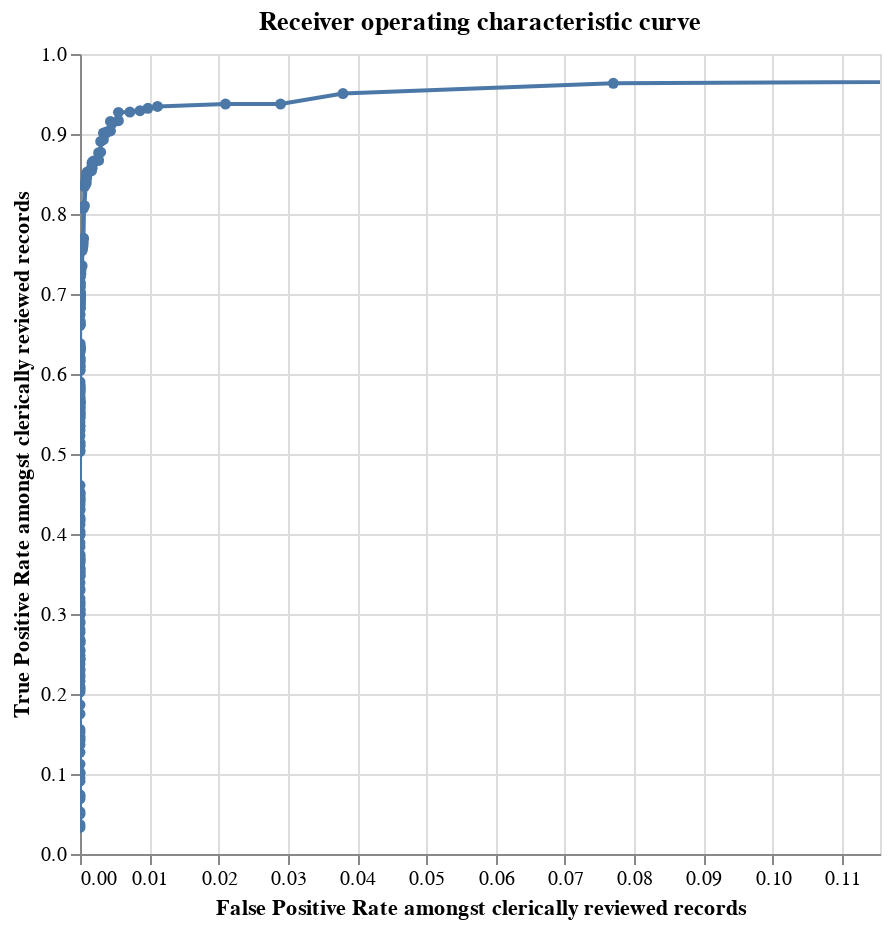

Notebook code for this chart:
### Code cell
from splink.truth import labels_with_splink_scores, roc_chart, precision_recall_chart
labels_sp = spark.createDataFrame(labels)
labels_and_scores = labels_with_splink_scores(labels_sp, df_e, "unique_id", spark, retain_all_cols=True)
roc_chart(labels_and_scores, spark)

### Figure 1 — Vega-Lite specification as saved in the notebook (floating-point values rounded to 4 significant figures; data arrays with more than 128 entries replaced by an {"elided": "..."} marker saying what was removed)
{"config": {"view": {"continuousWidth": 400, "continuousHeight": 300}}, "data": {"values": {"elided": "241 records"}, "name": "data-fadd0e93e9546856cbc745a99e65285d"}, "mark": {"type": "line", "clip": true, "point": true}, "encoding": {"tooltip": [{"type": "quantitative", "field": "truth_threshold"}, {"type": "quantitative", "field": "FP_rate"}, {"type": "quantitative", "field": "TP_rate"}, {"type": "quantitative", "field": "TP"}, {"type": "quantitative", "field": "TN"}, {"type": "quantitative", "field": "FP"}, {"type": "quantitative", "field": "FN"}, {"type": "quantitative", "field": "precision"}, {"type": "quantitative", "field": "recall"}], "x": {"type": "quantitative", "field": "FP_rate", "scale": {"domain": [0, 0.1155]}, "sort": ["truth_threshold"], "title": "False Positive Rate amongst clerically reviewed records"}, "y": {"type": "quantitative", "field": "TP_rate", "sort": ["truth_threshold"], "title": "True Positive Rate amongst clerically reviewed records"}}, "height": 400, "selection": {"selector076": {"type": "interval", "bind": "scales", "encodings": ["x"]}}, "title": "Receiver operating characteristic curve", "width": 400, "$schema": "https://vega.github.io/schema/vega-lite/v4.8.1.json"}
